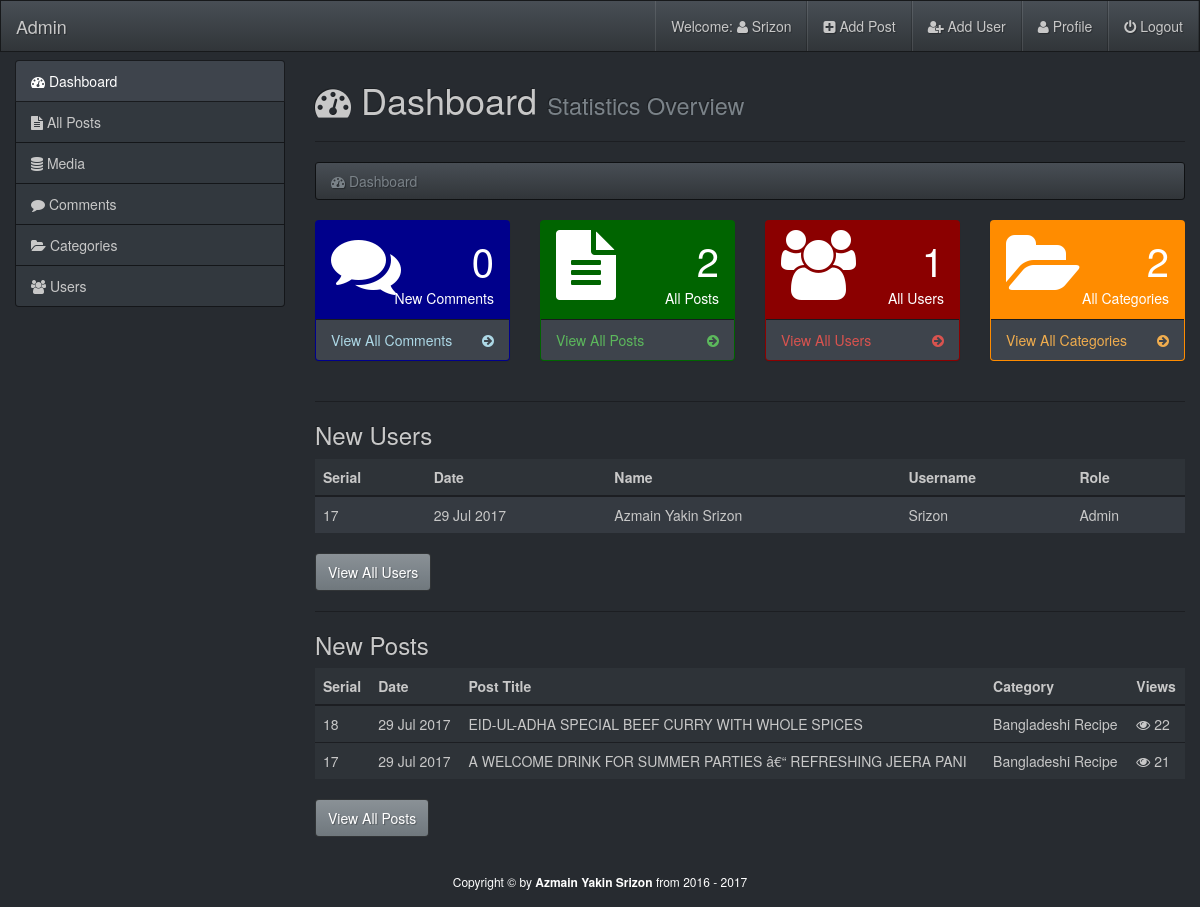
Page /admin/index.php (signed in) on the committed database.
### tables this page shows
CREATE TABLE IF NOT EXISTS `users` (
  `id` int(11) NOT NULL AUTO_INCREMENT,
  `date` int(11) NOT NULL,
  `first_name` varchar(255) NOT NULL,
  `last_name` varchar(255) NOT NULL,
  `username` varchar(255) NOT NULL,
  `email` varchar(255) NOT NULL,
  `image` varchar(255) NOT NULL,
  `password` varchar(255) NOT NULL,
  `role` varchar(255) NOT NULL,
  `details` text NOT NULL,
  `salt` varchar(255) NOT NULL DEFAULT '$2y$10$quickbrownfoxjumpsover',
  PRIMARY KEY (`id`),
  UNIQUE KEY `username` (`username`,`email`)
);

CREATE TABLE IF NOT EXISTS `posts` (
  `id` int(11) NOT NULL AUTO_INCREMENT,
  `date` int(11) NOT NULL,
  `title` varchar(255) NOT NULL,
  `author` varchar(255) NOT NULL,
  `author_image` varchar(255) NOT NULL,
  `image` varchar(255) NOT NULL,
  `categories` varchar(255) NOT NULL,
  `tags` varchar(255) NOT NULL,
  `post_data` text NOT NULL,
  `views` int(11) NOT NULL,
  `status` varchar(255) NOT NULL,
  PRIMARY KEY (`id`)
);

### admin/index.php (the view, shortened to what this page needs)
<?php
require_once('inc/top.php');
$comment_tag_query = "SELECT * FROM comments WHERE status = 'pending'";
$category_tag_query = "SELECT * FROM categories";
$users_tag_query = "SELECT * FROM users";
$posts_tag_query = "SELECT * FROM posts";
$com_tag_run = mysqli_query($con, $comment_tag_query);
$cat_tag_run = mysqli_query($con, $category_tag_query);
$user_tag_run = mysqli_query($con, $users_tag_query);
$post_tag_run = mysqli_query($con, $posts_tag_query);
$com_rows = mysqli_num_rows($com_tag_run);
$cat_rows = mysqli_num_rows($cat_tag_run);
$user_rows = mysqli_num_rows($user_tag_run);
$post_rows = mysqli_num_rows($post_tag_run);
?>
  </head>
  <body>
    <div id="wrapper">
<?php require_once('inc/header.php');?>
        <div class="container-fluid body-section">
            <div class="row">
                <div class="col-md-3">
                    <?php require_once('inc/sidebar.php');?>
                </div>
                <div class="col-md-9">
                    <h1><i class="fa fa-tachometer"></i> Dashboard <small>Statistics Overview</small></h1><hr>
                    <ol class="breadcrumb">
                      <li class="active"><i class="fa fa-tachometer"></i> Dashboard</li>
                    </ol>
                    <div class="row tag-boxes">
                        <div class="col-md-6 col-lg-3">
                            <div class="panel panel-blue">
                                <div class="panel-heading">
                                    <div class="row">
                                        <div class="col-xs-3">
                                            <i class="fa fa-comments fa-5x"></i>
                                        </div>
                                        <div class="col-xs-9">
                                            <div class="text-right huge"><?php echo $com_rows;?></div>
                                            <div class="text-right">New Comments</div>
                                        </div>
                                    </div>
                                </div>
                                <a href="comments.php">
                                    <div class="panel-footer">
                                        <span class="pull-left">View All Comments</span>
                                        <span class="pull-right"><i class="fa fa-arrow-circle-right"></i></span>
                                        <div class="clearfix"></div>
                                    </div>
                                </a>
                            </div>
                        </div>
                        <div class="col-md-6 col-lg-3">
                            <div class="panel panel-green">
                                <div class="panel-heading">
                                    <div class="row">
                                        <div class="col-xs-3">
                                            <i class="fa fa-file-text fa-5x"></i>
                                        </div>
                                        <div class="col-xs-9">
                                            <div class="text-right huge"><?php echo $post_rows;?></div>
                                            <div class="text-right">All Posts</div>
                                        </div>
                                    </div>
                                </div>
                                <a href="posts.php">
                                    <div class="panel-footer">
                                        <span class="pull-left">View All Posts</span>
                                        <span class="pull-right"><i class="fa fa-arrow-circle-right"></i></span>
                                        <div class="clearfix"></div>
                                    </div>
                                </a>
                            </div>
                        </div>
                        <div class="col-md-6 col-lg-3">
                            <div class="panel panel-red">
                                <div class="panel-heading">
                                    <div class="row">
                                        <div class="col-xs-3">
                                            <i class="fa fa-users fa-5x"></i>
                                        </div>
                                        <div class="col-xs-9">
                                            <div class="text-right huge"><?php echo $user_rows;?></div>
                                            <div class="text-right">All Users</div>
                                        </div>
                                    </div>
                                </div>
                                <a href="users.php">
                                    <div class="panel-footer">
                                        <span class="pull-left">View All Users</span>
                                        <span class="pull-right"><i class="fa fa-arrow-circle-right"></i></span>
                                        <div class="clearfix"></div>
                                    </div>
                                </a>
                            </div>
                        </div>
                        <div class="col-md-6 col-lg-3">
                            <div class="panel panel-yellow">
                                <div class="panel-heading">
                                    <div class="row">
                                        <div class="col-xs-3">
                                            <i class="fa fa-folder-open fa-5x"></i>
                                        </div>
                                        <div class="col-xs-9">
                                            <div class="text-right huge"><?php echo $cat_rows;?></div>
                                            <div class="text-right">All Categories</div>
                                        </div>
                                    </div>
                                </div>
                                <a href="categories.php">
                                    <div class="panel-footer">
                                        <span class="pull-left">View All Categories</span>
                                        <span class="pull-right"><i class="fa fa-arrow-circle-right"></i></span>
                                        <div class="clearfix"></div>
                                    </div>
                                </a>
                            </div>
                        </div>
                    </div><hr>
                    <?php
                    $get_users_query = "SELECT * FROM users ORDER BY id DESC LIMIT 5";
                    $get_users_run = mysqli_query($con,$get_users_query);
                    if(mysqli_num_rows($get_users_run) > 0){
                    ?>
                    <h3>New Users</h3>
                    <table class="table table-hover table-striped">
                        <thead>
                            <tr>
                                <th>Serial</th>
                                <th>Date</th>
                                <th>Name</th>
                                <th>Username</th>
                                <th>Role</th>
                            </tr>
                        </thead>
                        <tbody>
                           <?php
                            while($get_users_row = mysqli_fetch_array($get_users_run)){
                                $users_id = $get_users_row['id'];
                                $users_date = getdate($get_users_row['date']);
                                $users_day = $users_date['mday'];
                                $users_month = substr($users_date['month'],0,3);
                                $users_year = $users_date['year'];
                                $users_firstname = $get_users_row['first_name'];
                                $users_lastname = $get_users_row['last_name'];
                                $users_fullname = "$users_firstname $users_lastname";
                                $users_username = $get_users_row['username'];
                                $users_role = $get_users_row['role'];
                            ?>
                            <tr>
                                <td><?php echo $users_id;?></td>
                                <td><?php echo "$users_day $users_month $users_year";?></td>
                                <td><?php echo $users_fullname;?></td>
                                <td><?php echo ucfirst($users_username);?></td>
                                <td><?php echo ucfirst($users_role);?></td>
                            </tr>
                            <?php }?>
                        </tbody>
                    </table>
                    <a href="users.php" class="btn btn-primary">View All Users</a><hr>
                    <?php }?>
                    <?php
                    $get_posts_query = "SELECT * FROM posts ORDER BY id DESC LIMIT 5";
                    $get_posts_run = mysqli_query($con,$get_posts_query);
                    if(mysqli_num_rows($get_posts_run) > 0){
                    ?>
                    <h3>New Posts</h3>
                    <table class="table">
                        <thead>
                            <tr>
                                <th>Serial</th>
                                <th>Date</th>
                                <th>Post Title</th>
                                <th>Category</th>
                                <th>Views</th>
                            </tr>
                        </thead>
                        <tbody>
                           <?php
                            while($get_posts_row = mysqli_fetch_array($get_posts_run)){
                                $posts_id = $get_posts_row['id'];
                                $posts_date = getdate($get_posts_row['date']);
                                $posts_day = $posts_date['mday'];
                                $posts_month = substr($posts_date['month'],0,3);
                                $posts_year = $posts_date['year'];
                                $posts_title = $get_posts_row['title'];
                                $posts_categories = $get_posts_row['categories'];
                                $posts_views = $get_posts_row['views'];
                            ?>
                            <tr>
                                <td><?php echo $posts_id;?></td>
                                <td><?php echo "$posts_day $posts_month $posts_year";?></td>
                                <td><?php echo $posts_title;?></td>
                                <td><?php echo ucfirst($posts_categories);?></td>
                                <td><i class="fa fa-eye"></i> <?php echo $posts_views;?></td>
                            </tr>
                            <?php }?>
                        </tbody>
                    </table>
                    <a href="posts.php" class="btn btn-primary">View All Posts</a>
                    <?php }?>
                </div>
            </div>
        </div>
<?php require_once('inc/footer.php');?>

### admin/css/style.css (style rules this page uses)
html,body { height: 100%; }
body { padding-top: 60px; }
.huge { font-size: 40px; }
.tag-boxes .panel-blue { color:white; background: darkblue; }
.tag-boxes .panel-blue a { color: lightblue; }
.tag-boxes .panel-red { color:white; background: darkred; }
.tag-boxes .panel-red a { color:#d9534f; }
.tag-boxes .panel-yellow { color:white; background: darkorange; }
.tag-boxes .panel-yellow a { color:#f0ad4e; }
.tag-boxes .panel-green { color:white; background: darkgreen; }
.tag-boxes .panel-green a { color:#5cb85c; }
#wrapper { min-height: 100%; position: relative; }
.body-section { padding-bottom: 70px; }

### rows in the picture
users: id "17", date "29", date "Jul", date "2017", users_fullname "Azmain Yakin Srizon", username "Srizon", role "Admin"
posts: id "18", date "29", date "Jul", date "2017", title "EID-UL-ADHA SPECIAL BEEF CURRY WITH WHOLE SPICES", categories "Bangladeshi Recipe", views "22"
posts: id "17", date "29", date "Jul", date "2017", title "A WELCOME DRINK FOR SUMMER PARTIES â€“ REFRESHING JEERA PANI", categories "Bangladeshi Recipe", views "21"

### other values in the picture
$session_username2 "Srizon"
$com_rows "0"
$post_rows "2"
$user_rows "1"
$cat_rows "2"
